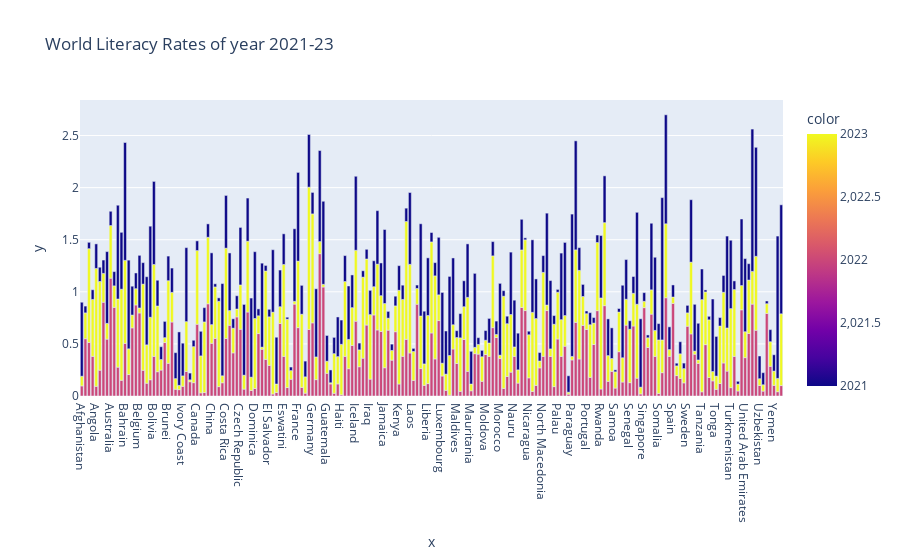

Here is the notebook cell this chart was saved with:
### Markdown cell above
# Plot the year wise literacy rate of each country

### Code cell
import pandas as pd
import xlrd
import matplotlib.pyplot as plt
import plotly.express as px
df=pd.read_excel("world_literacy_data_2021_2023.xlsx")
df.fillna(mean_value,inplace=True)
long_df = px.data.medals_long()
fig = px.bar(long_df, x=df.Country, y=df['Literacy Rate'], color=df.Year, title="World Literacy Rates of year 2021-23")
plt.xlabel("Country")
plt.ylabel("Literacy Rate")
fig.show()

### Figure 1 — Plotly figure (JSON) as saved in the notebook; plotly's stock layout.template omitted (floating-point values rounded to 4 significant figures; data arrays with more than 128 entries replaced by an {"elided": "..."} marker saying what was removed)
{"data": [{"alignmentgroup": "True", "hovertemplate": "x=%{x}<br>y=%{y}<br>color=%{marker.color}<extra></extra>", "legendgroup": "", "marker": {"color": {"elided": "585 int values"}, "coloraxis": "coloraxis", "pattern": {"shape": ""}}, "name": "", "offsetgroup": "", "orientation": "v", "showlegend": false, "textposition": "auto", "type": "bar", "x": {"elided": "585 str values"}, "xaxis": "x", "y": {"elided": "585 float values"}, "yaxis": "y"}], "layout": {"autosize": true, "barmode": "relative", "coloraxis": {"colorbar": {"title": {"text": "color"}}, "colorscale": [[0, "#0d0887"], [0.1111, "#46039f"], [0.2222, "#7201a8"], [0.3333, "#9c179e"], [0.4444, "#bd3786"], [0.5556, "#d8576b"], [0.6667, "#ed7953"], [0.7778, "#fb9f3a"], [0.8889, "#fdca26"], [1, "#f0f921"]]}, "legend": {"tracegroupgap": 0}, "title": {"text": "World Literacy Rates of year 2021-23"}, "xaxis": {"anchor": "y", "autorange": true, "domain": [0, 1], "range": [-0.5, 194.5], "title": {"text": "x"}, "type": "category"}, "yaxis": {"anchor": "x", "autorange": true, "domain": [0, 1], "range": [0, 2.841], "title": {"text": "y"}, "type": "linear"}}}
